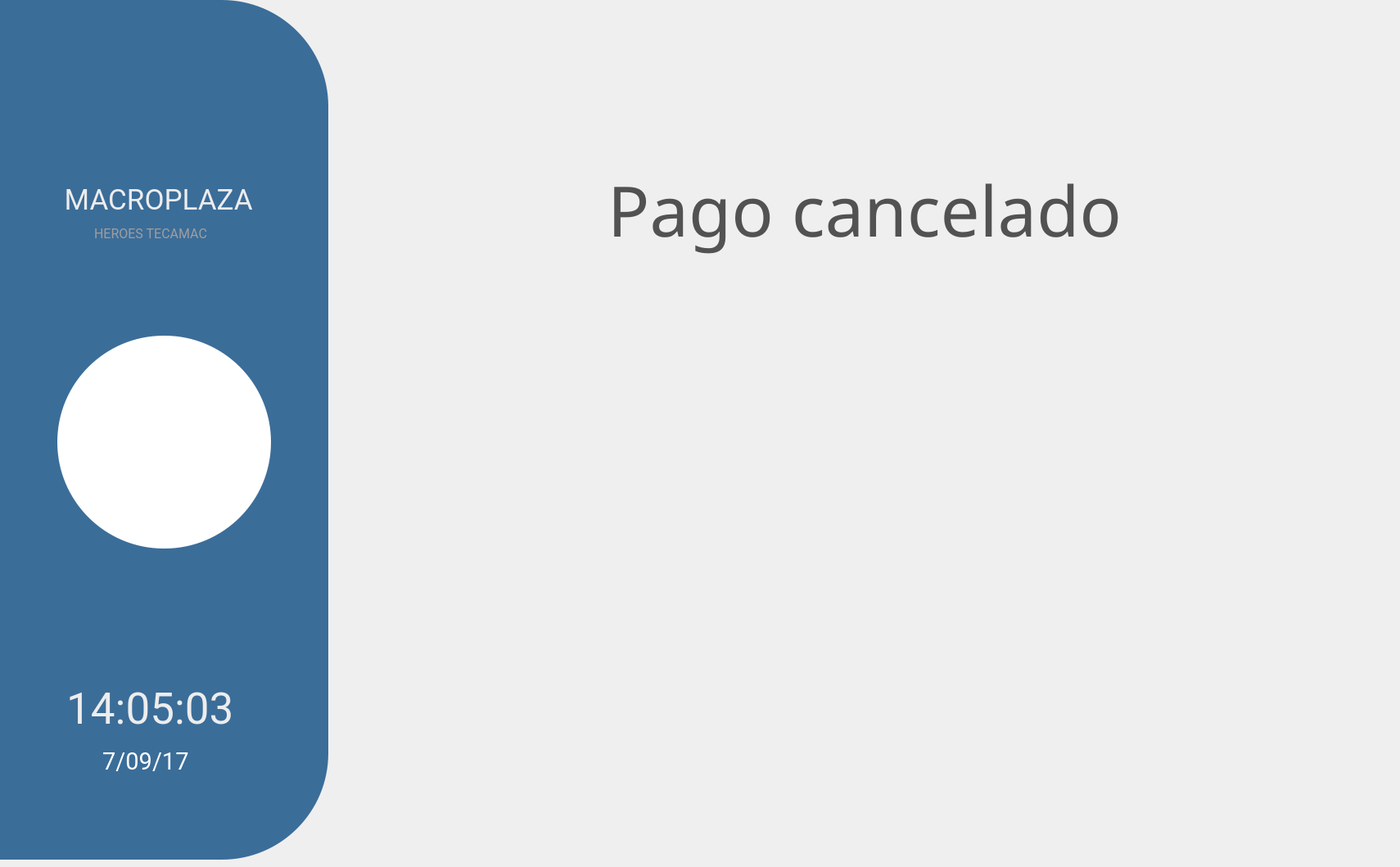
   <widget class="QWidget" name="page_15">
    <widget class="QWidget" name="layoutWidget_27">
     <property name="geometry">
      <rect>
       <x>410</x>
       <y>50</y>
       <width>1291</width>
       <height>412</height>
      </rect>
     </property>
     <layout class="QGridLayout" name="gridLayout_27">
      <item row="0" column="1">
       <widget class="QLabel" name="label_64">
        <property name="font">
         <font>
          <family>Roboto Condensed</family>
          <pointsize>22</pointsize>
          <weight>75</weight>
          <italic>false</italic>
          <bold>true</bold>
         </font>
        </property>
        <property name="styleSheet">
         <string notr="true">background-color:transparent;
color:rrgb(255, 255, 255);</string>
        </property>
        <property name="lineWidth">
         <number>3</number>
        </property>
        <property name="text">
         <string/>
        </property>
       </widget>
      </item>
      <item row="0" column="4">
       <spacer name="horizontalSpacer_52">
        <property name="orientation">
         <enum>Qt::Horizontal</enum>
        </property>
        <property name="sizeHint" stdset="0">
         <size>
          <width>40</width>
          <height>20</height>
         </size>
        </property>
       </spacer>
      </item>
      <item row="0" column="0">
       <spacer name="horizontalSpacer_42">
        <property name="orientation">
         <enum>Qt::Horizontal</enum>
        </property>
        <property name="sizeHint" stdset="0">
         <size>
          <width>40</width>
          <height>20</height>
         </size>
        </property>
       </spacer>
      </item>
      <item row="0" column="3">
       <widget class="QLabel" name="label_107">
        <property name="font">
         <font>
          <family>Roboto Condensed</family>
          <pointsize>22</pointsize>
          <weight>75</weight>
          <italic>false</italic>
          <bold>true</bold>
         </font>
        </property>
        <property name="styleSheet">
         <string notr="true">background-color:transparent;
color:rrgb(255, 255, 255);</string>
        </property>
        <property name="lineWidth">
         <number>3</number>
        </property>
        <property name="text">
         <string/>
        </property>
       </widget>
      </item>
      <item row="0" column="2">
       <widget class="QLabel" name="label_33">
        <property name="font">
         <font>
          <family>Sans</family>
          <pointsize>64</pointsize>
         </font>
        </property>
        <property name="styleSheet">
         <string notr="true">background-color:transparent;
color:rgb(101, 179, 0);
color:rgb(255, 255, 255);
color:rgb(82, 82, 82);
background-color:transparent;
color:rgb(82, 82, 82)</string>
        </property>
        <property name="text">
         <string>Pago cancelado</string>
        </property>
       </widget>
      </item>
     </layout>
    </widget>
    <widget class="QLabel" name="label_48">
     <property name="geometry">
      <rect>
       <x>620</x>
       <y>30</y>
       <width>71</width>
       <height>80</height>
      </rect>
     </property>
     <property name="styleSheet">
      <string notr="true">background-color:transparent;</string>
     </property>
     <property name="text">
      <string/>
     </property>
     <property name="pixmap">
      <pixmap>../../../../../../../../../../../../../../../../../../../../.designer/backup/imagenes/ok-cloud.png</pixmap>
     </property>
    </widget>
    <widget class="QGroupBox" name="groupBox_132">
     <property name="geometry">
      <rect>
       <x>-130</x>
       <y>0</y>
       <width>531</width>
       <height>1050</height>
      </rect>
     </property>
     <property name="styleSheet">
      <string notr="true">
background-color:rgb(63, 109, 189);

background-color:rgb(59, 109, 153);
border-radius:130%;</string>
     </property>
     <property name="title">
      <string/>
     </property>
     <widget class="QGroupBox" name="groupBox_47">
      <property name="geometry">
       <rect>
        <x>140</x>
        <y>210</y>
        <width>361</width>
        <height>810</height>
       </rect>
      </property>
      <property name="styleSheet">
       <string notr="true">background-color: rgb(128, 128, 128);
background-color:rgb(99, 119, 163);
background-color:transparent;

border-radius:10%;</string>
      </property>
      <property name="title">
       <string/>
      </property>
      <widget class="QLabel" name="label_110">
       <property name="geometry">
        <rect>
         <x>-29</x>
         <y>-40</y>
         <width>251</width>
         <height>20</height>
        </rect>
       </property>
       <property name="font">
        <font>
         <family>Sans Serif</family>
         <pointsize>16</pointsize>
         <weight>75</weight>
         <italic>false</italic>
         <bold>true</bold>
        </font>
       </property>
       <property name="styleSheet">
        <string notr="true">background-color:transparent;
color:rgb(101, 179, 0)</string>
       </property>
       <property name="text">
        <string/>
       </property>
      </widget>
      <widget class="QWidget" name="layoutWidget_29">
       <property name="geometry">
        <rect>
         <x>50</x>
         <y>600</y>
         <width>248</width>
         <height>110</height>
        </rect>
       </property>
       <layout class="QGridLayout" name="gridLayout_17">
        <item row="0" column="2">
         <spacer name="horizontalSpacer_48">
          <property name="orientation">
           <enum>Qt::Horizontal</enum>
          </property>
          <property name="sizeHint" stdset="0">
           <size>
            <width>40</width>
            <height>20</height>
           </size>
          </property>
         </spacer>
        </item>
        <item row="0" column="3">
         <widget class="QLabel" name="label_49">
          <property name="styleSheet">
           <string notr="true">background-color:transparent;
</string>
          </property>
          <property name="text">
           <string/>
          </property>
         </widget>
        </item>
        <item row="0" column="0">
         <spacer name="horizontalSpacer_49">
          <property name="orientation">
           <enum>Qt::Horizontal</enum>
          </property>
          <property name="sizeHint" stdset="0">
           <size>
            <width>40</width>
            <height>20</height>
           </size>
          </property>
         </spacer>
        </item>
        <item row="0" column="1">
         <widget class="QLabel" name="ltime2_3">
          <property name="font">
           <font>
            <family>Roboto</family>
            <pointsize>40</pointsize>
            <weight>50</weight>
            <italic>false</italic>
            <bold>false</bold>
           </font>
          </property>
          <property name="styleSheet">
           <string notr="true">background-color:transparent;
color:rgb(237, 237, 237)</string>
          </property>
          <property name="text">
           <string> 14:05:03</string>
          </property>
         </widget>
        </item>
       </layout>
      </widget>
      <widget class="QWidget" name="layoutWidget_19">
       <property name="geometry">
        <rect>
         <x>60</x>
         <y>700</y>
         <width>221</width>
         <height>40</height>
        </rect>
       </property>
       <layout class="QGridLayout" name="gridLayout_23">
        <item row="0" column="2">
         <spacer name="horizontalSpacer_62">
          <property name="orientation">
           <enum>Qt::Horizontal</enum>
          </property>
          <property name="sizeHint" stdset="0">
           <size>
            <width>40</width>
            <height>20</height>
           </size>
          </property>
         </spacer>
        </item>
        <item row="0" column="3">
         <widget class="QLabel" name="label_50">
          <property name="styleSheet">
           <string notr="true">background-color:transparent;
</string>
          </property>
          <property name="text">
           <string/>
          </property>
         </widget>
        </item>
        <item row="0" column="1">
         <widget class="QLabel" name="ldate2_3">
          <property name="font">
           <font>
            <family>Roboto</family>
            <pointsize>22</pointsize>
            <weight>50</weight>
            <italic>false</italic>
            <bold>false</bold>
           </font>
          </property>
          <property name="styleSheet">
           <string notr="true">background-color:transparent;
color:rgb(255, 255, 255);</string>
          </property>
          <property name="text">
           <string> 7/09/17</string>
          </property>
         </widget>
        </item>
        <item row="0" column="0">
         <spacer name="horizontalSpacer_63">
          <property name="orientation">
           <enum>Qt::Horizontal</enum>
          </property>
          <property name="sizeHint" stdset="0">
           <size>
            <width>40</width>
            <height>20</height>
           </size>
          </property>
         </spacer>
        </item>
       </layout>
      </widget>
      <widget class="QWidget" name="layoutWidget_20">
       <property name="geometry">
        <rect>
         <x>10</x>
         <y>10</y>
         <width>351</width>
         <height>48</height>
        </rect>
       </property>
       <layout class="QGridLayout" name="gridLayout_33">
        <item row="0" column="3">
         <widget class="QLabel" name="label_51">
          <property name="text">
           <string/>
          </property>
         </widget>
        </item>
        <item row="0" column="1">
         <widget class="QLabel" name="nomPlaza_5">
          <property name="font">
           <font>
            <family>Roboto</family>
            <pointsize>26</pointsize>
            <weight>50</weight>
            <bold>false</bold>
           </font>
          </property>
          <property name="styleSheet">
           <string notr="true">background-color:transparent;
color:rgb(101, 179, 0);
color:rgb(237, 237, 237)</string>
          </property>
          <property name="text">
           <string> MACROPLAZA</string>
          </property>
         </widget>
        </item>
        <item row="0" column="2">
         <spacer name="horizontalSpacer_64">
          <property name="orientation">
           <enum>Qt::Horizontal</enum>
          </property>
          <property name="sizeHint" stdset="0">
           <size>
            <width>40</width>
            <height>20</height>
           </size>
          </property>
         </spacer>
        </item>
        <item row="0" column="0">
         <spacer name="horizontalSpacer_65">
          <property name="orientation">
           <enum>Qt::Horizontal</enum>
          </property>
          <property name="sizeHint" stdset="0">
           <size>
            <width>40</width>
            <height>20</height>
           </size>
          </property>
         </spacer>
        </item>
       </layout>
      </widget>
      <widget class="QWidget" name="layoutWidget_32">
       <property name="geometry">
        <rect>
         <x>10</x>
         <y>60</y>
         <width>341</width>
         <height>30</height>
        </rect>
       </property>
       <layout class="QGridLayout" name="gridLayout_34">
        <item row="0" column="1">
         <widget class="QLabel" name="nomLoc_5">
          <property name="font">
           <font>
            <family>Roboto</family>
            <pointsize>12</pointsize>
            <weight>50</weight>
            <italic>false</italic>
            <bold>false</bold>
           </font>
          </property>
          <property name="styleSheet">
           <string notr="true">background-color:transparent;
color:rgb(158, 158, 158)</string>
          </property>
          <property name="text">
           <string>HEROES TECAMAC</string>
          </property>
         </widget>
        </item>
        <item row="0" column="3">
         <widget class="QLabel" name="label_52">
          <property name="text">
           <string/>
          </property>
         </widget>
        </item>
        <item row="0" column="2">
         <spacer name="horizontalSpacer_66">
          <property name="orientation">
           <enum>Qt::Horizontal</enum>
          </property>
          <property name="sizeHint" stdset="0">
           <size>
            <width>40</width>
            <height>20</height>
           </size>
          </property>
         </spacer>
        </item>
        <item row="0" column="0">
         <spacer name="horizontalSpacer_67">
          <property name="orientation">
           <enum>Qt::Horizontal</enum>
          </property>
          <property name="sizeHint" stdset="0">
           <size>
            <width>40</width>
            <height>20</height>
           </size>
          </property>
         </spacer>
        </item>
       </layout>
      </widget>
      <widget class="QLabel" name="label_179">
       <property name="geometry">
        <rect>
         <x>60</x>
         <y>200</y>
         <width>261</width>
         <height>260</height>
        </rect>
       </property>
       <property name="font">
        <font>
         <family>Sans Serif</family>
         <pointsize>8</pointsize>
         <weight>75</weight>
         <bold>true</bold>
        </font>
       </property>
       <property name="styleSheet">
        <string notr="true">background-color: rgb(255, 255, 255);
border-radius:130%;</string>
       </property>
       <property name="lineWidth">
        <number>3</number>
       </property>
       <property name="text">
        <string/>
       </property>
       <property name="textFormat">
        <enum>Qt::PlainText</enum>
       </property>
       <property name="scaledContents">
        <bool>true</bool>
       </property>
      </widget>
     </widget>
     <widget class="QLabel" name="label_111">
      <property name="geometry">
       <rect>
        <x>260</x>
        <y>480</y>
        <width>151</width>
        <height>110</height>
       </rect>
      </property>
      <property name="font">
       <font>
        <family>Sans Serif</family>
        <pointsize>8</pointsize>
        <weight>75</weight>
        <bold>true</bold>
       </font>
      </property>
      <property name="styleSheet">
       <string notr="true">background-color:transparent;
color:white</string>
      </property>
      <property name="frameShape">
       <enum>QFrame::NoFrame</enum>
      </property>
      <property name="frameShadow">
       <enum>QFrame::Sunken</enum>
      </property>
      <property name="lineWidth">
       <number>3</number>
      </property>
      <property name="text">
       <string/>
      </property>
      <property name="textFormat">
       <enum>Qt::PlainText</enum>
      </property>
      <property name="pixmap">
       <pixmap>iconos/logoPTIP.jpg</pixmap>
      </property>
      <property name="scaledContents">
       <bool>true</bool>
      </property>
     </widget>
    </widget>
    <widget class="QPushButton" name="breporte_3">
     <property name="geometry">
      <rect>
       <x>860</x>
       <y>450</y>
       <width>414</width>
       <height>410</height>
      </rect>
     </property>
     <property name="font">
      <font>
       <family>Roboto</family>
       <pointsize>10</pointsize>
       <weight>50</weight>
       <italic>false</italic>
       <bold>false</bold>
      </font>
     </property>
     <property name="focusPolicy">
      <enum>Qt::NoFocus</enum>
     </property>
     <property name="styleSheet">
      <string notr="true">background-color:rgb(191, 191, 191)
</string>
     </property>
     <property name="text">
      <string/>
     </property>
     <property name="icon">
      <iconset>
       <normaloff>iconos/error.png</normaloff>iconos/error.png</iconset>
     </property>
     <property name="iconSize">
      <size>
       <width>400</width>
       <height>400</height>
      </size>
     </property>
     <property name="flat">
      <bool>true</bool>
     </property>
    </widget>
   </widget>
